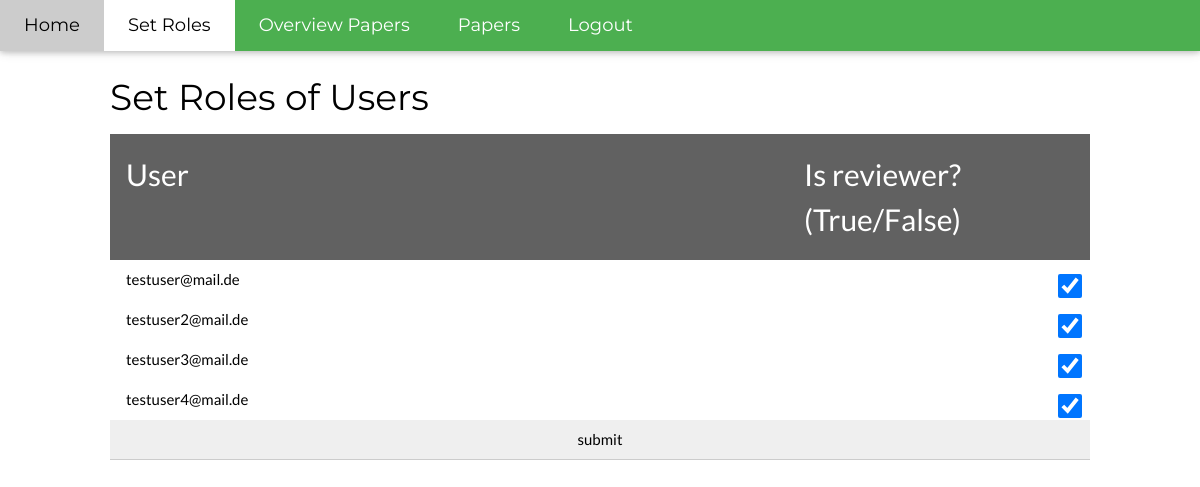
The page /roles (signed in) on the database as committed earlier.
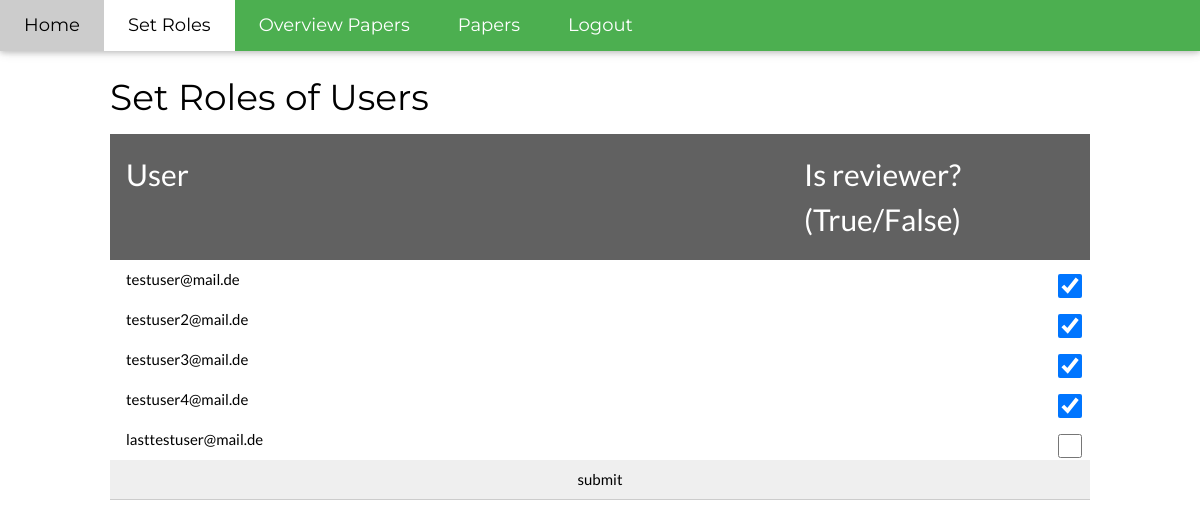
The same page on the database as committed later.
### models.py (models this page shows, shortened)
class User(db.Model):
    __tablename__ = 'user'
    id = db.Column(db.Integer, primary_key=True)
    email = db.Column(db.String(120), unique=True, nullable=False)
    hashed_password = db.Column(db.String(500), nullable=False)
    is_admin = db.Column(db.Boolean, nullable=False, default=False)
    is_reviewer = db.Column(db.Boolean, nullable=False, default=False)
    scored_papers = db.relationship("Score", back_populates="reviewer")

### app.py (the view, shortened to what this page needs)
@app.route('/roles', methods=['POST', 'GET'])
@check_authentification
@check_admin # preprocesser in helper_functions file
def roles():
    current_user = get_current_user()
    users = User.query.filter(User.is_admin == False).all()
    if request.method == "GET":
        return render_template('set_roles.html', users=users)

### helper_functions.py (called while the page is built)
def logged_in():
    return "auth_user_id" in session

@app.context_processor
def add_template_variables():
    variables = dict()
    logged_in_bool = logged_in()
    variables["logged_in"] = logged_in()
    variables["request_path"] = str(request.path)
    if logged_in_bool:
        variables["current_user"] = get_current_user()
    return variables

def check_authentification(f):
    @wraps(f)
    def decorated_function(*args, **kwargs):
        if logged_in():
            return f(*args, **kwargs)
        else:
            return redirect(url_for("login"))
    return decorated_function

def check_admin(f):
    @wraps(f)
    def decorated_function(*args, **kwargs):
        if get_current_user().is_admin:
            return f(*args, **kwargs)
        else:
            flash({"formField" : "success", "message" : "Only the conferencechair (admin) has access to this page"}, CssClasses.ERROR)
            return redirect(url_for("login"))
    return decorated_function

def get_current_user():
    return User.query.get(session["auth_user_id"])

### templates/set_roles.html (shortened to what this page needs)
{% extends "layout.html" %}
{% block body %}
    <h1>Set Roles of Users</h1>
      <form action = {{ url_for("roles") }} method = "POST">
           <table class="w3-table">
                <thead class="w3-dark-grey">
                     <tr>
                         <td style="width: 70%"><h2>User</h2></td>
                         <td><h2>Is reviewer? (True/False)</h2></td>
                     </tr>
                </thead>
           {% for user in users %}
                <tr class="w3-hover-green">
                     <td>{{ user.email }}</td>
                     <td><input class="w3-check w3-right" type="checkbox" name="user" value="{{ user.email }}" {% if user.is_reviewer %} checked {% endif %}></td>
                </tr>
           {% endfor %}
           </table>
          <input type="submit" value="submit" class="w3-input"/>
      </form>
{% endblock %}

Rows that differ between the two databases and show on the page:
added User: email "lasttestuser@mail.de"
